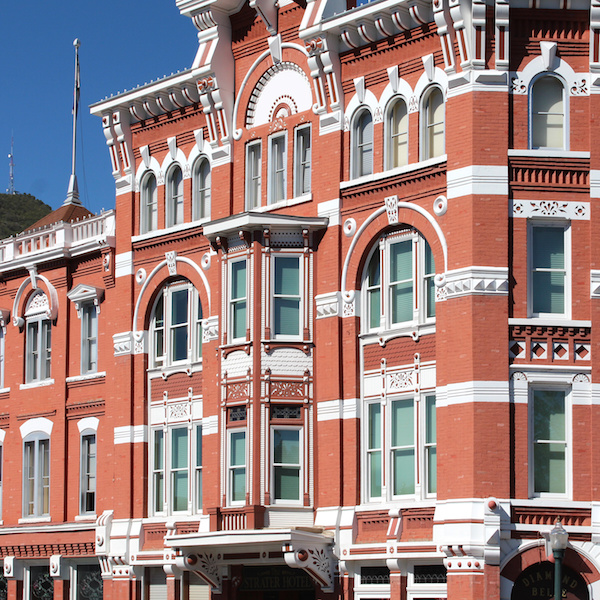
#> input picture IITD Assignments Megha 2024/11_convolution(for loop)/Building.jpg, 600 x 600 px
$ python 'Convolution Function(11).py'
#> lines starting #> are read from the running program, lines starting #| are printed output that depends on the picture
#!/usr/bin/env python
# coding: utf-8

# In[1]:


import numpy as np
import cv2 as cv
import matplotlib.pyplot as plt


# In[2]:


# take input image
image =cv.imread('Building.jpg',cv.IMREAD_GRAYSCALE)
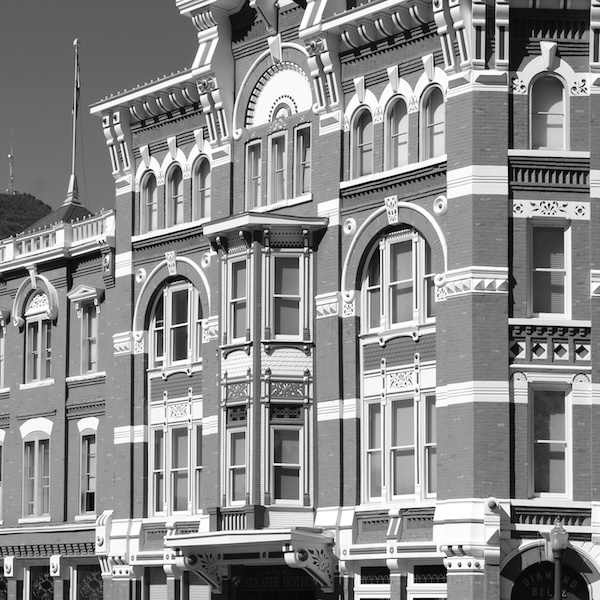
#> image: shape (600, 600); min 0, max 255, mean 138.5

# show original image
plt.imshow(image,cmap='gray')
plt.axis('off')
plt.show()


# <h2>Convolution function (using for loop)</h2>

# In[3]:


def convolve(image,kernel):
    img_h,img_w=image.shape
#> img_h = 600; img_w = 600
    k_h,k_w= kernel.shape
    if(k_h==3 & k_w==3):
        output_height= img_h-2
#> output_height = 598
        output_width = img_w-2
#> output_width = 598
    else:
        output_height= img_h-k_h+1
        output_width= img_w-k_w+1

    output=np.zeros((output_height,output_width))
    for i in range(output_height):
        for j in range(output_width):
            superposition_region=image[ i:i+k_h , j:j+k_w]
            output[i,j]= np.sum(kernel*superposition_region)
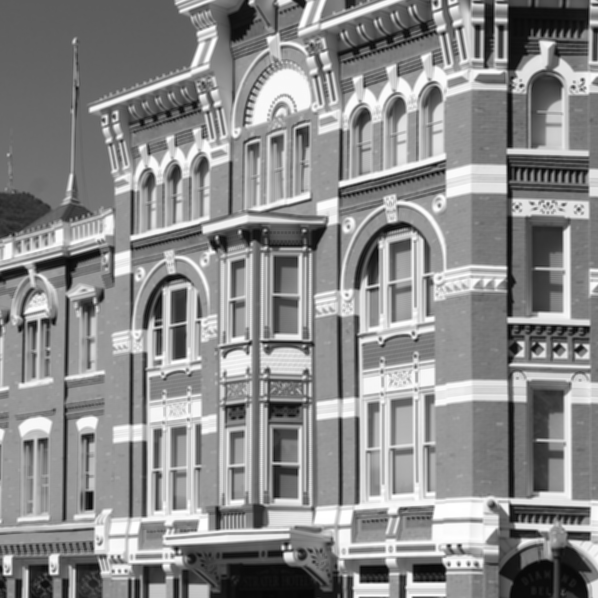
#> output: shape (598, 598) float64; min 6.56, max 255, mean 138.6

    return output


# In[4]:


# convolution with blur filter(averaging)
blurr_filter = (1/9) * np.ones((3,3))
ci = convolve(image,blurr_filter)
# show output image
plt.imshow(ci, cmap='gray')
plt.axis('off')
plt.show()


# In[ ]:
